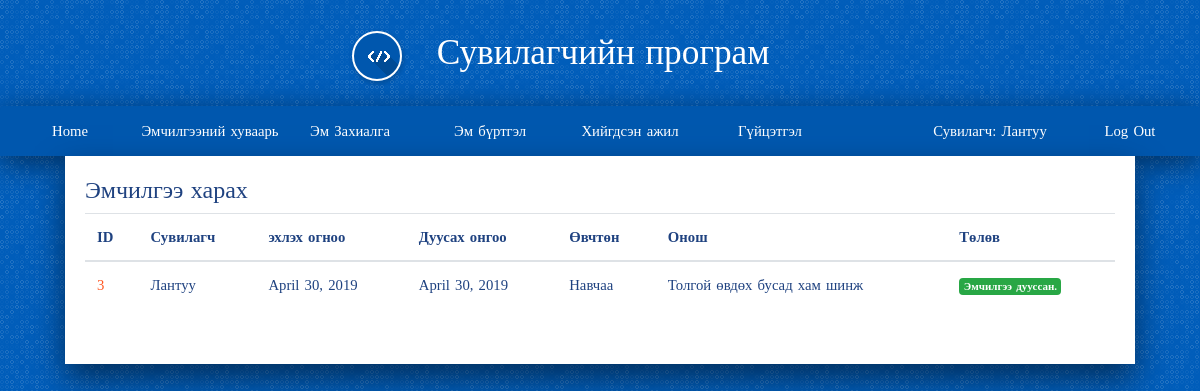
Screenshot of /drug/emchilgee_list_done/ (signed in) with the database file from the repository.
### account/models.py (models this page shows, shortened)
class User(AbstractUser):
    is_worker       = models.BooleanField('worker status', default=False)
    is_costumer     = models.BooleanField('costumer status', default=False)

class Worker(models.Model):
    user            = models.OneToOneField(User, on_delete=models.CASCADE, primary_key=True, related_name='worker')
    firstname       = models.CharField(max_length=200)
    lastname        = models.CharField(max_length=200)
    register        = models.CharField(max_length=200)
    gender          = models.ForeignKey(Gender,on_delete=models.SET_NULL, null=True, blank=True)
    age             = models.IntegerField(null=True, blank=True)
    degree          = models.ForeignKey(Degree, on_delete=models.SET_NULL, null=True, blank=True)
    position        = models.ForeignKey(Position, on_delete=models.SET_NULL, null=True, blank=True)
    def __str__(self):
        return self.firstname
    def is_doctor(self):
        return self.position.name == "Эмч"

class Costumer(models.Model):
    user            = models.OneToOneField(User, on_delete=models.CASCADE, primary_key=True, related_name='costumer')
    firstname       = models.CharField(max_length=200)
    lastname        = models.CharField(max_length=200)
    register        = models.CharField(max_length=200)
    gender          = models.ForeignKey(Gender,on_delete=models.SET_NULL, null=True, blank=True)
    age             = models.IntegerField(null=True, blank=True)
    description     = models.CharField(max_length=200)
    def __str__(self):
        return self.firstname

### drug/models.py (models this page shows, shortened)
class Emchilgee(models.Model):
    start_date = models.DateField(default=timezone.now)
    end_date = models.DateField(default=timezone.now)
    worker = models.ForeignKey(Worker, on_delete=models.SET_NULL, null=True, blank=True)
    costumer = models.ForeignKey(Costumer, on_delete=models.SET_NULL, null=True, blank=True)
    onosh = models.ForeignKey(Onosh, on_delete=models.SET_NULL, null=True, blank=True)
    created_date = models.DateField(default=timezone.now)

class Onosh(models.Model):
    category = models.CharField(max_length=200, null=True, blank=True)
    disc = models.CharField(max_length=400, null=True, blank=True)
    code = models.CharField(max_length=20, null=True, blank=True)
    def __str__(self):
        return self.disc

### drug/views.py (the view)
def emchilgee_list_done(request, template_name='drug/emchilgee_list_done.html'):
    data = {}
    temp = []
    today = date.today()
    emchilgee = Emchilgee.objects.filter(worker = request.user.worker)
    drug_important = Drug_important.objects.all()
    for item in emchilgee:
        if item.end_date < today:
            temp.append(item)
    emchilgee = temp
    data['drug_important'] = drug_important
    data['emchilgee'] = emchilgee
    return render(request, template_name, data)

### drug/templates/drug/emchilgee_list_done.html
{% extends 'base.html' %}
{% load staticfiles %}
{% load bootstrap3 %}
{% block content %}
<h4>Эмчилгээ харах</h4>
<table class="table">
<thead>
    <tr>
      <th> ID </th>
      <th> Сувилагч </th>
      <th> эхлэх огноо</th>
      <th> Дуусах онгоо </th>
      <th> Өвчтөн </th>
      <th> Онош </th>
      <th> Төлөв </th>
    </tr>
</thead>
  <tbody>
      {% for drug in emchilgee %}
        <tr>
          <td> <a href='#'> {{ drug.id }} </a></td>
          <td>{{ drug.worker }}</td>
          <td>{{ drug.start_date }}</td>
          <td>{{ drug.end_date }}</td>
          <td>{{ drug.costumer }}</td>
          <td>{{ drug.onosh }}</td>
          <td>
              <span class="badge badge-success">Эмчилгээ дууссан.</span>
          </td>
        </tr>
      {% endfor %}
  </tbody>
</table>
{% endblock %}

### templates/base.html (shortened to what this page needs)
{% load staticfiles %}
<!DOCTYPE html>
<html>
<head>
	<link rel="stylesheet" href="https://stackpath.bootstrapcdn.com/bootstrap/4.1.3/css/bootstrap.min.css">
	<link rel="stylesheet" href="{% static 'css/style.css' %}">
	<link rel="stylesheet" href="{% static 'css/basic.css' %}">
	<link rel="stylesheet" href="{% static 'css/navigator.css' %}">
	<link rel="stylesheet" href="https://use.fontawesome.com/releases/v5.8.1/css/all.css">
</head>
<body>
{% if request.user.is_authenticated %}
	{% if request.user.is_worker %}
		{% if request.user.worker.is_doctor %}
			<div class="title">
					<i class="logo-design-guide"></i>
					Сувилагчийн програм
			</div>
			<div class="header">
				<label for="show-menu" class="show-menu">Цэс </label>
				<input type="checkbox" id="show-menu" role="button">
				<ul id="menu" class="menu">
						<li><a href="{% url 'home' %}"> Нүүр хуудас </a></li>
						<li><a href="{% url 'drug:all_emchilgee_list' %}"> Гүйцэтгэл </a></li>
						<li class="float-right"><a href="{% url 'account:logout'%}"> Log Out </a></li>
						<li class="float-right"> <a href="#"> Эмч: {{ request.user.worker }} </a> </li>
				</ul>
			</div>
		{% else %}
			<div class="title">
					<i class="logo-design-guide"></i>
					Сувилагчийн програм
			</div>
			<div class="header">
				<ul id="menu" class="menu">
						<li><a href="{% url 'home' %}"> Home </a></li>
						<li><a href="{% url 'drug:emchilgee_list' %}"> Эмчилгээний хуваарь </a></li>
						<li><a href="{% url 'drug:drug_order' %}"> Эм Захиалга </a></li>
						<li><a href="{% url 'drug:drug_detail' %}"> Эм бүртгэл </a></li>
						<li><a href="{% url 'drug:emchilgee_list_done' %}"> Хийгдсэн ажил </a></li>
						<li><a href="{% url 'drug:reviews' %}"> Гүйцэтгэл </a></li>
						<li class="float-right"><a href="{% url 'account:logout'%}"> Log Out </a></li>
						<li class="float-right"><a href="#"> Сувилагч: {{ request.user.worker }}</a></li>
				</ul>
			</div>
		{% endif %}
	{% endif %}
{% endif %}
<div class="container">
	<div class="main">
	    {% block content %}
			{% endblock %}
	</div>
</div>
</body>
</html>

### static/css/style.css (style rules this page uses)
body { background-color: #e9e9e9; }

### static/css/basic.css (style rules this page uses)
body { font-family: "Fira Sans Condensed"; font-weight: 400; font-size: 0.92em; color: #1f4280; background-color: #005dba; line-height: 1.5em; word-spacing: 0.1em; margin: 0; }
.container { display: grid; grid-template-columns: auto 1400px auto; grid-template-rows: auto auto auto auto 60px; }
.title { grid-column: 2/3; grid-row: 1/2; font-weight: 200; font-size: 2.4em; color: #fff; line-height: 3em; text-align: center; }
.title [class^="logo-"] { border: 2px solid #fff; margin-right: 24px; margin-left: -78px; }
.header { grid-column: 2/3; grid-row: 2/3; border-radius: 4px 4px 0 0; overflow: hidden; box-shadow: 0px 7px 31px rgba(0, 0, 0, 0.5); background-color: #0057ae; }
.main { grid-column: 2/3; grid-row: 3/4; background-color: #fff; box-shadow: 0px 15px 31px rgba(0, 0, 0, 0.5); padding: 20px 20px 40px 20px; min-width: 0; }
a { color: #ff5722; text-decoration: none; }
@media screen and (max-width: 1440px) { .container { grid-template-columns: 20px auto 20px; } }
ul.menu { margin:0; padding:0; transition: background-color .15s ease-in-out; min-height: 50px; }
ul.menu li { display:inline-block; float: left; }
ul.menu li a { display:block; min-width:140px; height: 50px; text-align: center; line-height: 50px; color: #fff; background: #0057ae; transition: background-color .20s ease-in-out; }
ul.menu .float-right { float: right; }

### static/css/navigator.css (style rules this page uses)
[class^="logo-"] { display: inline-block; width: 50px; height: 50px; box-shadow: 1px 2px 4px 1px rgba(0,0,0,.15); transition: box-shadow .2s ease-in-out; border-radius: 50%; vertical-align: middle; }

### rows the page displays
User: user.worker "Лантуу"
Emchilgee: id "3", worker "Лантуу", start_date "April 30, 2019", end_date "April 30, 2019", costumer "Навчаа", onosh "Толгой өвдөх бусад хам шинж"
